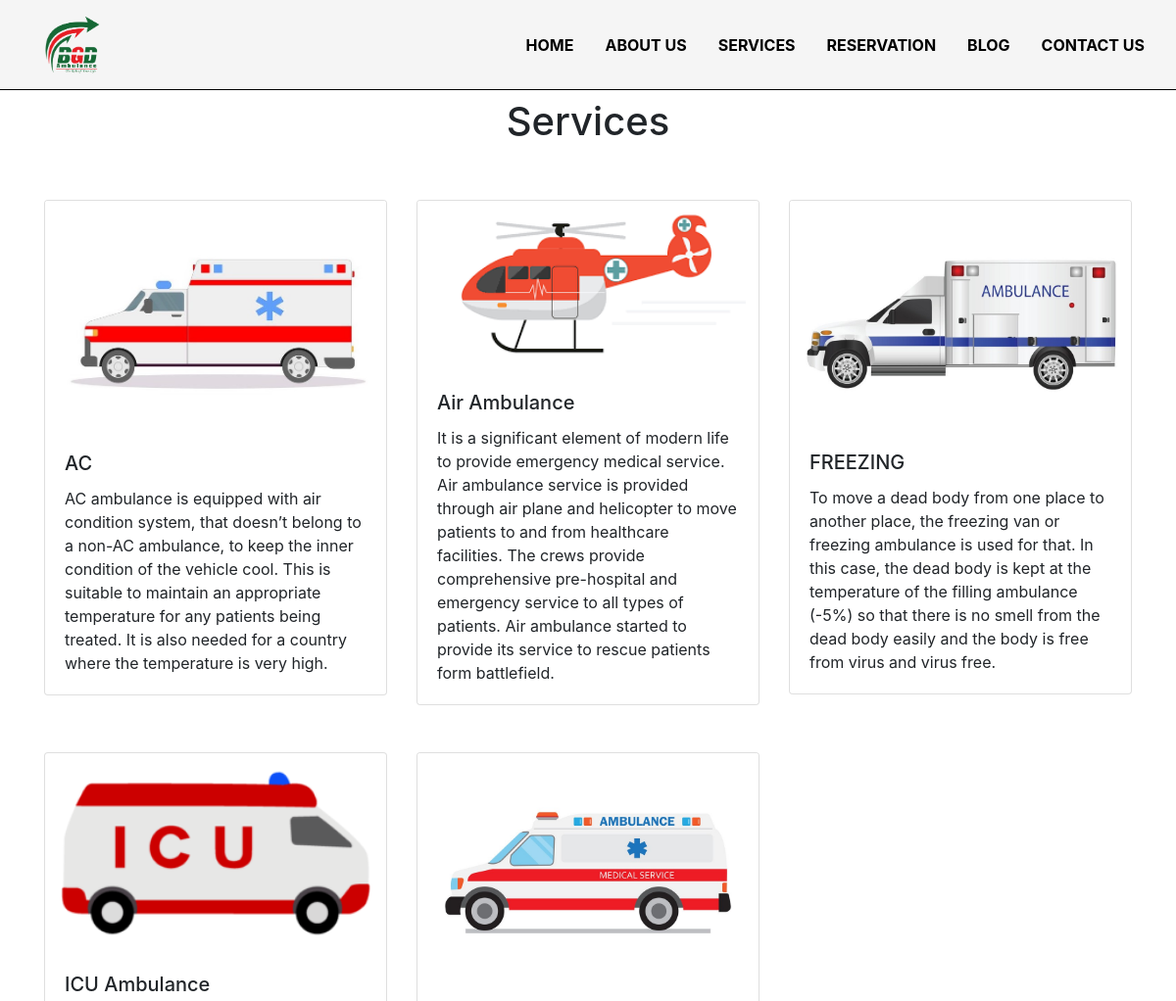
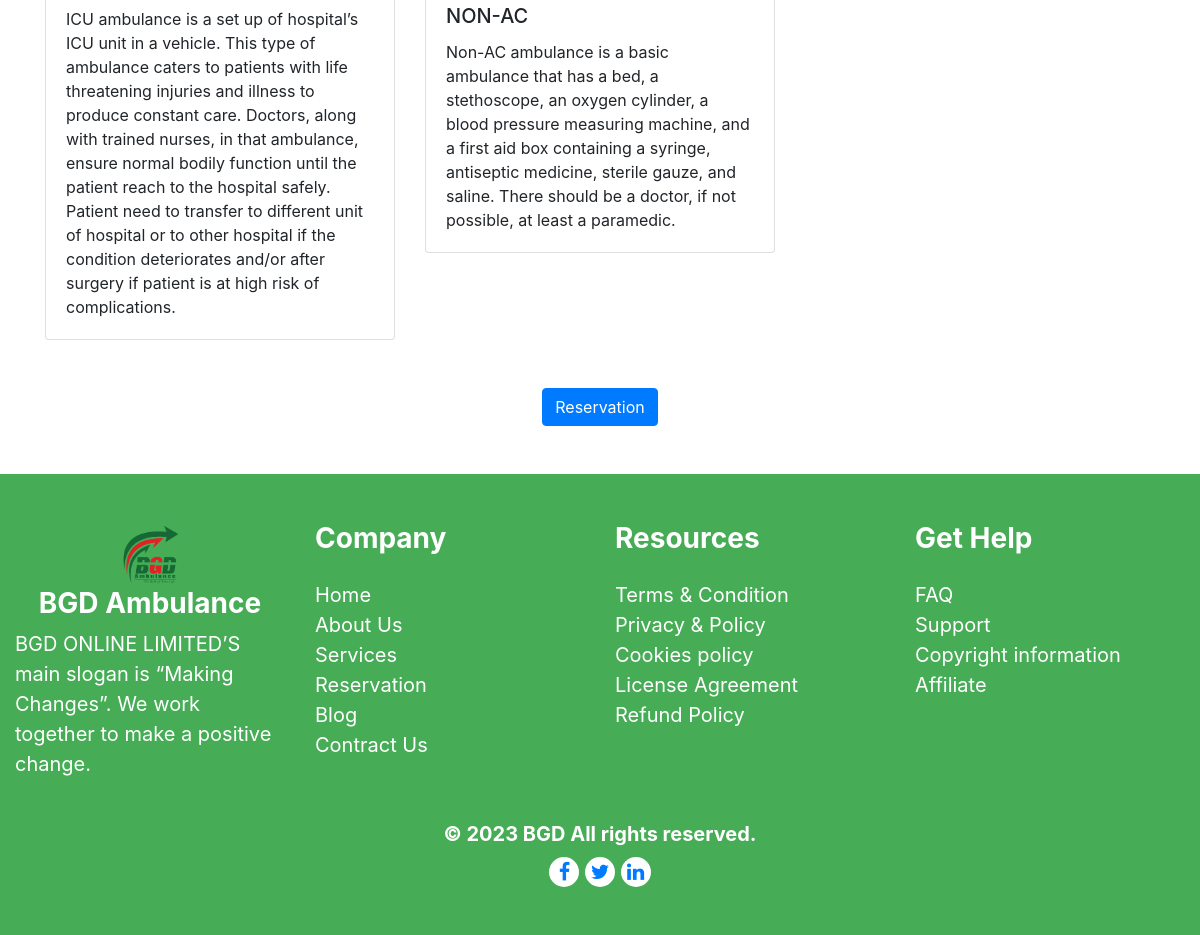
Page /services/ on the committed database (2 pictures, top to bottom).
### learn_app/models.py (models this page shows, shortened)
class Logo(models.Model):
    logo_image = models.ImageField(upload_to='logo_images', verbose_name='Image', blank=True, null=True)

class Services(models.Model):
    services_title = models.CharField(max_length=255, verbose_name='Put Services Title')
    services_details = models.TextField(verbose_name='Services Content Write Here')
    services_image = models.ImageField(upload_to='services_images', verbose_name='Image', blank=True, null=True)

### learn_app/views.py (the view)
# urls.py: path('services/', views.services, name='services'),
def services(request):
    logo_information = Logo.objects.order_by('logo_image')
    services_information = Services.objects.order_by('services_title')
    background_information = Background.objects.order_by('first_background_title')
    diction ={'title':'Services Page', 'services_information': services_information, 'logo_information': logo_information, 'background_information': background_information}
    return render(request,'learn_app/services.html', context = diction)

### templates/learn_app/services.html
{% extends 'base.html' %}
{% load static %}
{% block body_block %}
<div style="margin-top: 100px;">
<section id="services">
  <div class="container">
    <h1 class="text-center mt-5">Services</h1>
  <div class="row">
    {% for row in services_information %}
      <div class="col-12 col-lg-4">
        <div class="card-deck mt-5">
          <div class="card">
            <img src="/media/{{row.services_image}}" class="card-img-top" alt="...">
            <div class="card-body">
              <h5 class="card-title">{{ row.services_title }}</h5>
              <p class="card-text">{{ row.services_details }}</p>
            </div>
          </div>
        </div>
      </div>
    {% endfor %}
  </div>
  <div class="text-center mt-5">
    <a href="{% url 'learn_app:reservation' %}"><button class="btn btn-primary">Reservation</button></a>
  </div>
</div>
</section>
</div>
{% endblock %}

### templates/base.html (shortened to what this page needs)
<!DOCTYPE html>
{% load static %}
<html lang="en">
<head>
  <link rel="stylesheet" href="{% static 'css/style.css' %}">
  <link rel="stylesheet" href="https://cdn.jsdelivr.net/npm/bootstrap@4.5.3/dist/css/bootstrap.min.css"
>
  <link rel="stylesheet" href="https://cdnjs.cloudflare.com/ajax/libs/font-awesome/4.7.0/css/font-awesome.min.css">
</head>
<body>
  <div class="container-fluid p-0">
    <header>
      <nav class="navbar navbar-expand-lg sticky-top" style="position: fixed;
            width: 100%;
            top: 0; background-color: whitesmoke; border-bottom: black 1px solid;">
        {% for row in logo_information %}
        <a class="navbar-brand" href="{% url 'learn_app:home' %}"><img src="/media/{{row.logo_image}}" alt=""></a>
        {% endfor %}
        <div class="collapse navbar-collapse" id="navbarNavAltMarkup">
          <div class="navbar-nav ml-auto">
            <a class="nav-link active" href="{% url 'learn_app:home' %}">Home<span class="sr-only">(current)</span></a>
            <a class="nav-link" href="{% url 'learn_app:about' %}">About Us</a>
            <a class="nav-link" href="{% url 'learn_app:services' %}">Services</a>
            <a class="nav-link" href="{% url 'learn_app:reservation' %}">Reservation</a>
            <a class="nav-link" href="{% url 'learn_app:blog' %}">Blog</a>
            <a class="nav-link" href="{% url 'learn_app:contact' %}">Contact Us</a>
          </div>
        </div>
      </nav>
    </header>
    {% block body_block %}
    {% endblock %}
    <footer>
      <div class="container-fluid footer-colour">
        <div class="row mt-5 pt-5 pb-5">
          <div class="col-12 col-lg-3">
            <ul class="text-center text-white list-unstyled">
              {% for row in logo_information %}
              <a class="logo-footer" href="{% url 'learn_app:home' %}"><img src="/media/{{row.logo_image}}" alt=""></a>
              {% endfor %}
              <h3 class="font-weight-bold">BGD Ambulance</h3>
              <p class="mr-2" style="text-align: left;">BGD ONLINE LIMITED’S main slogan is “Making Changes”. We work
                together to make a positive change.</p>
            </ul>
          </div>
          <div class="col-12 col-lg-3">
            <ul class="quick-link text-white list-unstyled" style="text-align: left;">
              <h3 class="font-weight-bold pb-3">Company</h3>
              <li><a href="{% url 'learn_app:home' %}">Home</a></li>
              <li><a href="{% url 'learn_app:about' %}">About Us</a></li>
              <li><a href="{% url 'learn_app:services' %}">Services</a></li>
              <li><a href="{% url 'learn_app:reservation' %}">Reservation</a></li>
              <li><a href="{% url 'learn_app:blog' %}">Blog</a></li>
              <li><a href="{% url 'learn_app:contact' %}">Contract Us</a></li>
            </ul>
          </div>
          <div class="col-12 col-lg-3">
            <ul class="resources text-white list-unstyled" style="text-align: left;">
              <h3 class="font-weight-bold pb-3">Resources</h3>
              <li><a href="#">Terms & Condition</a></li>
              <li><a href="#">Privacy & Policy</a></li>
              <li><a href="#">Cookies policy</a></li>
              <li><a href="#">License Agreement</a></li>
              <li><a href="#">Refund Policy</a></li>
            </ul>
          </div>
          <div class="col-12 col-lg-3">
            <ul class="resources text-white list-unstyled" style="text-align: left;">
              <h3 class="font-weight-bold pb-3">Get Help</h3>
              <li><a href="#">FAQ</a></li>
              <li><a href="#">Support</a></li>
              <li><a href="#">Copyright information</a></li>
              <li><a href="#">Affiliate</a></li>
            </ul>
          </div>
          <div class="container text-center mt-3">
            <p class="text-white mb-0 py-2 font-weight-bold">© 2023 BGD All rights reserved.</p>
          </div>
          <div class="container text-center">
            <a href="#"><i class="fa fa-facebook"></i></a>
            <a href="#"><i class="fa fa-twitter"></i></a>
            <a href="#"><i class="fa fa-linkedin"></i></a>
          </div>
        </div>
      </div>
    </footer>
  </div>
</body>
</html>

### static/css/style.css (style rules this page uses)
.navbar-brand img { height: 65px; width: 65px; margin-left: 25px; }
.nav-link { text-transform: uppercase; font-weight: bold; margin: 8px; color: black; }
.quick-link li a { color: white; }
.resources li a { color: white; }
.fa { background-color: white; height: 30px; width: 30px; border-radius: 50px; padding: 5px; }
.logo-footer img { height: 65px; width: 65px; }
.footer-colour { background-color: #46ad56; font-size: 20px; }

### rows in the picture
Logo: logo_image (picture)
Services: services_image (picture), services_title "AC", services_details "AC ambulance is equipped with air condition system, that doesn’t belong to a non-AC ambulance, to keep the inner condition of the vehicle cool. This is suitable to maintain an appropriate temperature for any patients being treated. It is also needed for a country where the temperature is very high."
Services: services_image (picture), services_title "Air Ambulance", services_details "It is a significant element of modern life to provide emergency medical service. Air ambulance service is provided through air plane and helicopter to move patients to and from healthcare facilities. The crews provide comprehensive pre-hospital and emergency service to all types of patients. Air ambulance started to provide its service to rescue patients form battlefield."
Services: services_image (picture), services_title "FREEZING", services_details "To move a dead body from one place to another place, the freezing van or freezing ambulance is used for that. In this case, the dead body is kept at the temperature of the filling ambulance (-5%) so that there is no smell from the dead body easily and the body is free from virus and virus free."
Services: services_image (picture), services_title "ICU Ambulance", services_details "ICU ambulance is a set up of hospital’s ICU unit in a vehicle. This type of ambulance caters to patients with life threatening injuries and illness to produce constant care. Doctors, along with trained nurses, in that ambulance, ensure normal bodily function until the patient reach to the hospital safely. Patient need to transfer to different unit of hospital or to other hospital if the condition deteriorates and/or after surgery if patient is at high risk of complications."
Services: services_image (picture), services_title "NON-AC", services_details "Non-AC ambulance is a basic ambulance that has a bed, a stethoscope, an oxygen cylinder, a blood pressure measuring machine, and a first aid box containing a syringe, antiseptic medicine, sterile gauze, and saline. There should be a doctor, if not possible, at least a paramedic."
